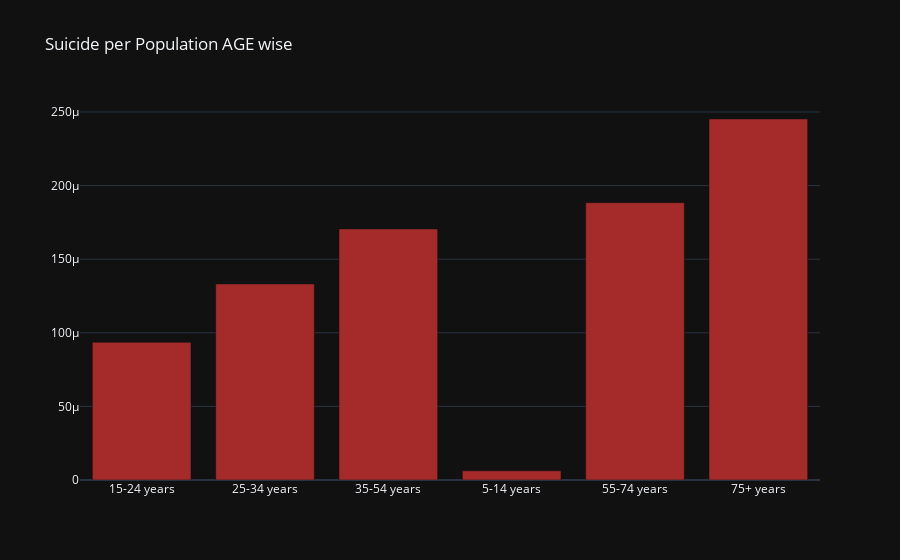

The cell this chart's notebook holds for it:
### Code cell
data_age = df.groupby(by='age').agg({
    "suicides_no": "sum",
    "population": "sum"
})
data = go.Bar(
    x=data_age.index,
    y=data_age['suicides_no']/data_age['population'],
    name="Suicide per population",
    marker = dict(color='brown')
)
layout = go.Layout(
    title = 'Suicide per Population AGE wise',
    template='plotly_dark'
)
fig = go.Figure(data=data, layout=layout)
plo.iplot(fig)

### Figure 1 — Plotly figure (JSON) as saved in the notebook; plotly's stock layout.template omitted (floating-point values rounded to 4 significant figures)
{"data": [{"marker": {"color": "brown"}, "name": "Suicide per population", "type": "bar", "x": ["15-24 years", "25-34 years", "35-54 years", "5-14 years", "55-74 years", "75+ years"], "y": [9.355e-05, 0.0001332, 0.0001706, 6.223e-06, 0.0001884, 0.0002452]}], "layout": {"title": {"text": "Suicide per Population AGE wise"}}}
